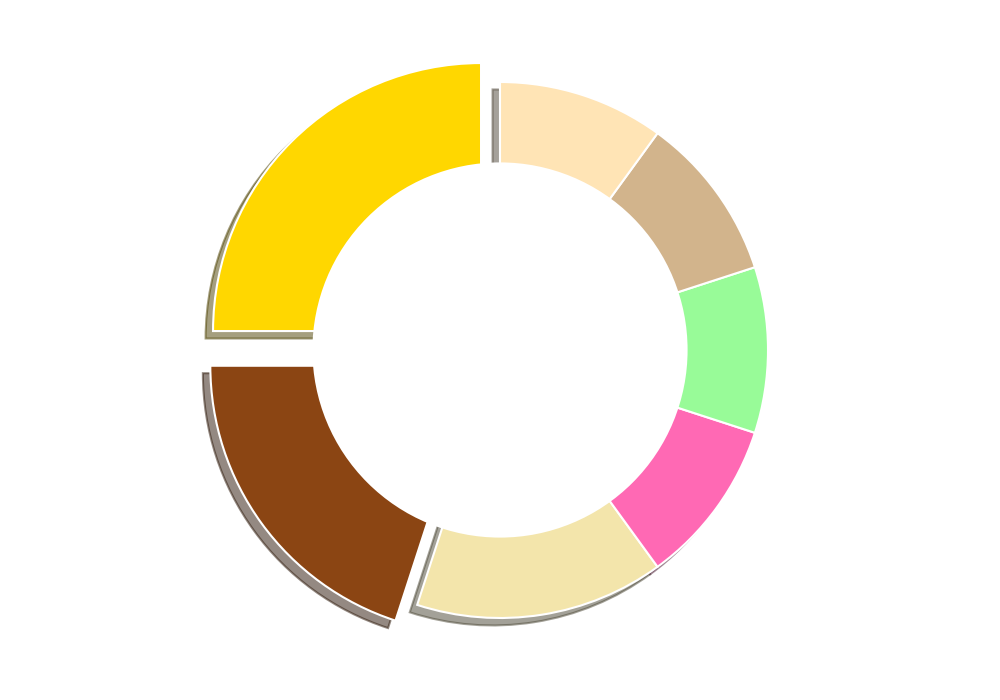

Write Python code to recreate this figure.
import matplotlib.pyplot as plt
import numpy as np

popularity = [25, 20, 15, 10, 10, 10, 10]

# Manually shuffled colors
colors = ['#FFD700', '#8B4513', '#F3E5AB', '#FF69B4', '#98FB98', '#D2B48C', '#FFE4B5']

explode = (0.1, 0.1, 0, 0, 0, 0, 0)

fig, ax = plt.subplots(figsize=(10, 7))

ax.pie(
    popularity, 
    startangle=90, 
    colors=colors, 
    explode=explode,
    shadow=True,
    wedgeprops=dict(edgecolor='w', linewidth=1.5)
)

centre_circle = plt.Circle((0, 0), 0.70, fc='white')
ax.add_artist(centre_circle)

plt.tight_layout()

plt.show()
